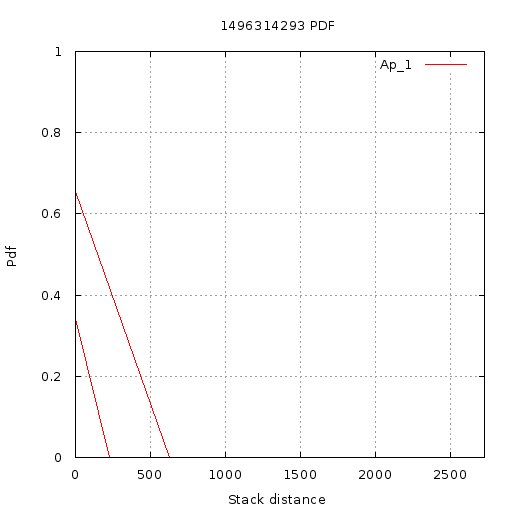

Reproduce this figure in gnuplot.
set terminal  png size 512,512 font 'Verdana, 10'
set title "1496314293 PDF"
set output '//home//cat//Documents//CACHE//Results//PlotData//Static partial//1496314293//PDF//6//pdf.png'
set ylabel "Pdf"
set yrange [0:1]
set xlabel "Stack distance"
set xrange [1.000000:2725.000000]
set grid xtics ytics
plot '//home//cat//Documents//CACHE//Results//PlotData//Static partial//1496314293//PDF//6//App_1.txt' using 1:2 with lines title 'Ap_1'
set terminal  png size 512,512 font 'Verdana, 10'
set title "1496314293 PDF"
set output '//home//cat//Documents//CACHE//Results//PlotData//Static partial//1496314293//PDF//6//pdf.png'
set ylabel "Pdf"
set yrange [0:1]
set xlabel "Stack distance"
set xrange [1.000000:2725.000000]
set grid xtics ytics
plot '//home//cat//Documents//CACHE//Results//PlotData//Static partial//1496314293//PDF//6//App_1.txt' using 1:2 with lines title 'Ap_1'
set terminal  png size 512,512 font 'Verdana, 10'
set title "1496314293 PDF"
set output '//home//cat//Documents//CACHE//Results//PlotData//Static partial//1496314293//PDF//6//pdf.png'
set ylabel "Pdf"
set yrange [0:1]
set xlabel "Stack distance"
set xrange [1.000000:2725.000000]
set grid xtics ytics
plot '//home//cat//Documents//CACHE//Results//PlotData//Static partial//1496314293//PDF//6//App_1.txt' using 1:2 with lines title 'Ap_1'
set terminal  png size 512,512 font 'Verdana, 10'
set title "1496314293 PDF"
set output '//home//cat//Documents//CACHE//Results//PlotData//Static partial//1496314293//PDF//6//pdf.png'
set ylabel "Pdf"
set yrange [0:1]
set xlabel "Stack distance"
set xrange [1.000000:2725.000000]
set grid xtics ytics
plot '//home//cat//Documents//CACHE//Results//PlotData//Static partial//1496314293//PDF//6//App_1.txt' using 1:2 with lines title 'Ap_1'
